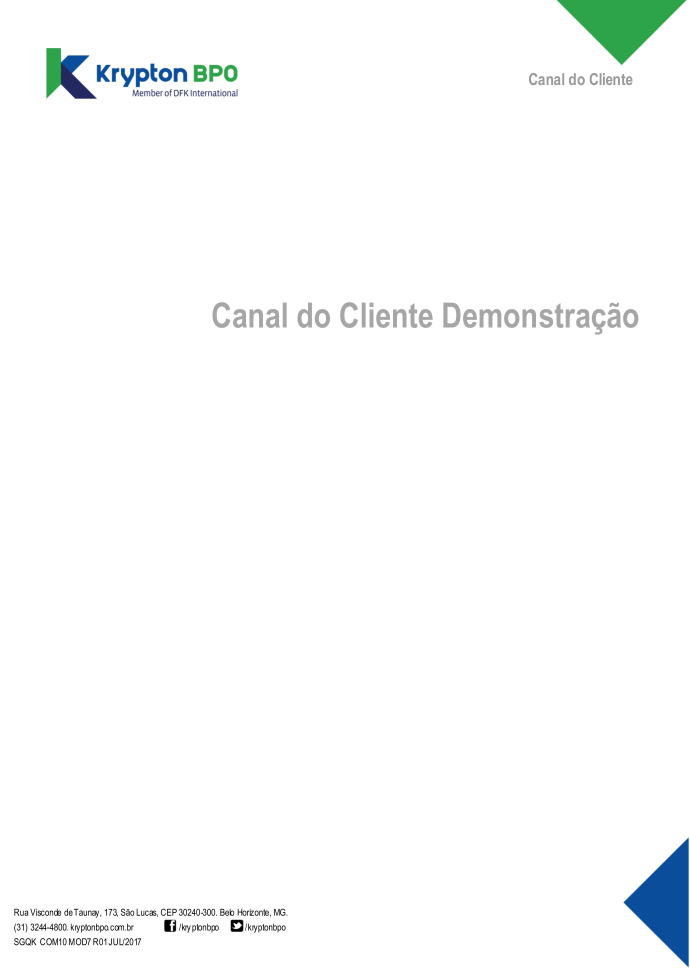
#> input picture jpegy-01/2018-01-26_14-59_1448667.jpeg, 4136 x 5849 px, given as the content of the folder C:/AI/Krypton-01/jpegs-01, which was not available (shown at 1/6 size)
$ jupyter execute 'krypton-02-check if the image is upsideV2.ipynb'   (shell and % lines are left out)
#> lines starting #> are read from the running program, lines starting #| are printed output that depends on the picture; pictures that were not available may be replaced by others from this repository, and a replacement may not be noted
[cell 1]
import numpy as np
import cv2
import os
import sys
from pdf2image import convert_from_path, convert_from_bytes
from pdf2image.exceptions import (
    PDFInfoNotInstalledError,
    PDFPageCountError,
    PDFSyntaxError
)

from skimage.transform import radon
from wand.color import Color
from wand.image import Image as Img

[cell 2]
from google.colab import drive
drive.mount('/content/drive')

[cell 3]
mypath="C:\AI\Krypton-01\jpegs-01"
file_names = [f for f in os.listdir(mypath) if os.path.isfile(os.path.join(mypath, f))]
#print(file_names)

[cell 4]
import os
from PIL import Image
count=0
for i in range(count,len(file_names)):
    file = file_names[i]
    final = (file[len(file)-4:])
    nome  = (file[:len(file)-5])
    #print(final)
    count=count+1
    if final=='jpeg':
        print(count,nome)
        ## Converts original PDF into jpeg
        #origem = "/content/drive/MyDrive/pdfx/"+nome+".pdf"
        #destino= "/content/drive/MyDrive/jpegx/"+nome+".jpeg"
        origem1 = 'C:/AI/Krypton-01/jpegs-01/'+nome+'.jpeg'
        destino1= "C:/AI/Krypton-01/jpegy-01/"+nome+".jpeg"
        origem2 = "C:/AI/Krypton-01/jpegy-01/"+nome+".jpeg"
        destino2= "C:/AI/Krypton-01/pdfy-01/"+nome+".pdf"
        # [13 lines of commented-out code are left out]
        filename = origem1
        # Load file, converting to grayscale
        img = cv2.imread(filename)
#> img is the input picture: shape (5849, 4136, 3); mean B, G, R 251.4, 251.4, 250
        I = cv2.cvtColor(img, cv2.COLOR_BGR2GRAY)
        h, w = I.shape
#> h = 5849; w = 4136
        # If the resolution is high, resize the image to reduce processing time.
        if (w > 640):
            I = cv2.resize(I, (640, int((h / w) * 640)))
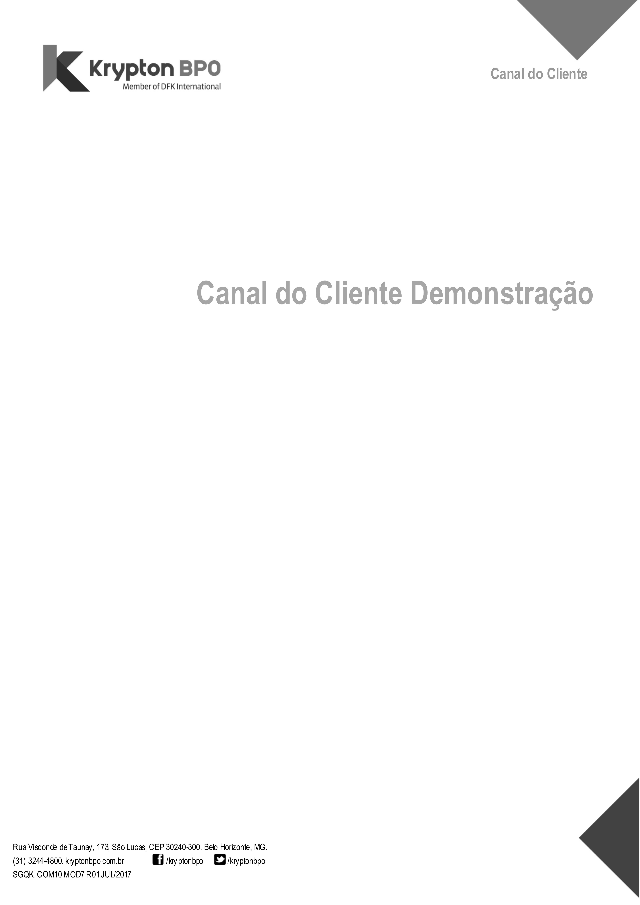
#> I: shape (905, 640); min 0, max 255, mean 251
        I = I - np.mean(I)  # Demean; make the brightness extend above and below zero
        # Do the radon transform
        sinogram = radon(I)
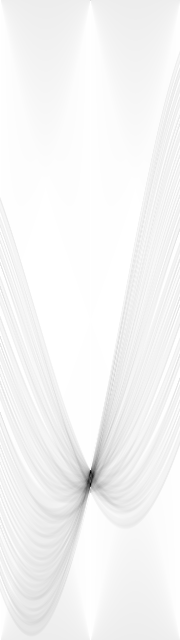
#> sinogram: shape (640, 180) float64; min -19019.2, max 2562.8, mean 1757.5; drawn with min black and max white
        # Find the RMS value of each row and find "busiest" rotation,
        # where the transform is lined up perfectly with the alternating dark
        # text and white lines
        r = np.array([np.sqrt(np.mean(np.abs(line) ** 2)) for line in sinogram.transpose()])
#> r = 180 values, max 3482.8 at index 90, min 1673.5 at index 142, mean 1975.2
        rotation = np.argmax(r)
#> rotation = 90
        print('Rotation: {:.2f} degrees'.format(90 - rotation))
#| Rotation: 0.00 degrees
        # Rotate and save with the original resolution
        M = cv2.getRotationMatrix2D((w/2,h/2),90 - rotation,1)
#> M = [[1, 0, 0], [0, 1, 0]]
        dst = cv2.warpAffine(img,M,(w,h))
        cv2.imwrite(destino1, dst)

        # [6 lines of commented-out code are left out]
        os.remove(origem1)
